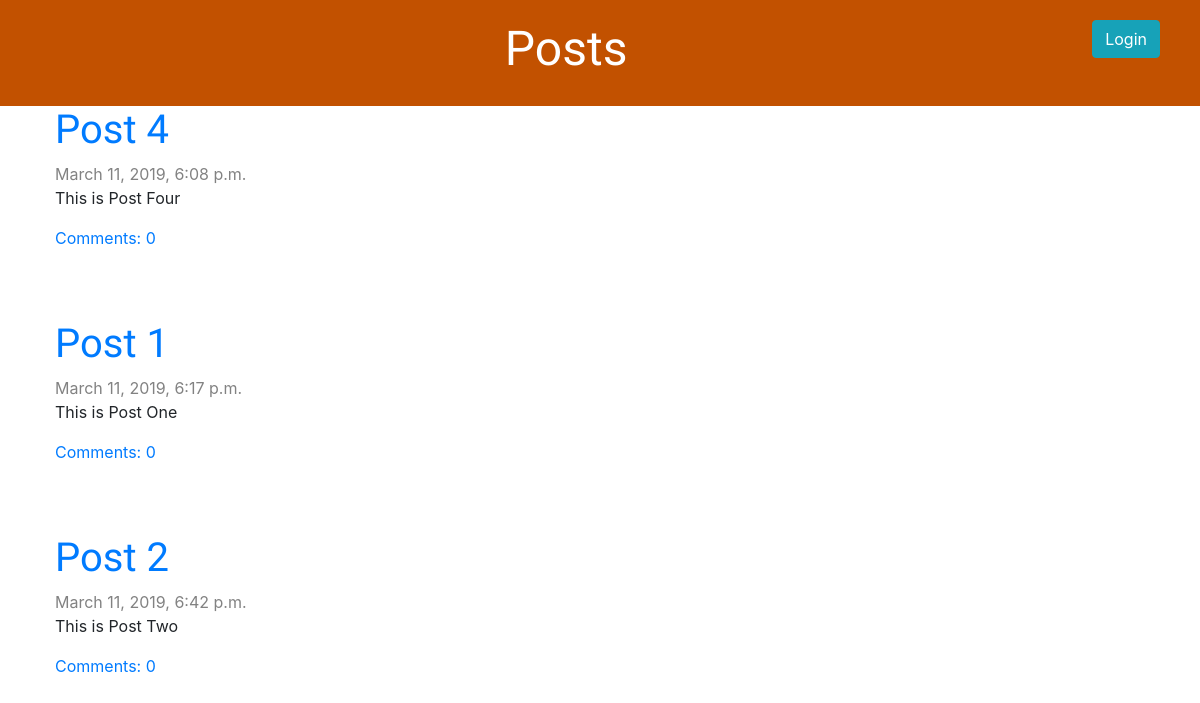
The page / on the database its author committed.
### blog/models.py (models this page shows, shortened)
class Post(models.Model):
    author = models.ForeignKey(settings.AUTH_USER_MODEL, on_delete=models.CASCADE)
    title = models.CharField(max_length=200)
    text = models.TextField()
    created_date = models.DateTimeField(default=timezone.now)
    published_date = models.DateTimeField(blank=True, null=True)
    def approved_comments(self):
        return self.comments.filter(approved_comment=True)

### blog/views.py (the view)
# urls.py: path('', views.post_list, name='post_list'),
def post_list(request):
    posts = Post.objects.filter(published_date__lte=timezone.now()).order_by('published_date')
    return render(request, 'blog/post_list.html', {'posts': posts})

### blog/templates/blog/post_list.html
{% extends 'blog/base.html' %}
{% block content %}
    {% for post in posts %}
        <div class="post">
            <h1><a href="{% url 'post_detail' pk=post.pk %}">{{ post.title }}</a></h1>
            <div class="date">
                {{ post.published_date }}
            </div>
            <p>{{ post.text|linebreaksbr }}</p>
            <a href="{% url 'post_detail' pk=post.pk %}">Comments: {{ post.approved_comments.count }}</a>
        </div>
    {% endfor %}
{% endblock %}

### blog/static/css/blog.css (style rules this page uses)
h1, h2, h3, h4 { font-family: 'Lobster', cursive; }
.date { color: #828282; }
.post { margin-bottom: 70px; }

### rows shown on the page
Post: title "Post 4", published_date "March 11, 2019, 6:08 p.m.", text "This is Post Four", approved_comments.count "0"
Post: title "Post 1", published_date "March 11, 2019, 6:17 p.m.", text "This is Post One", approved_comments.count "0"
Post: title "Post 2", published_date "March 11, 2019, 6:42 p.m.", text "This is Post Two", approved_comments.count "0"
